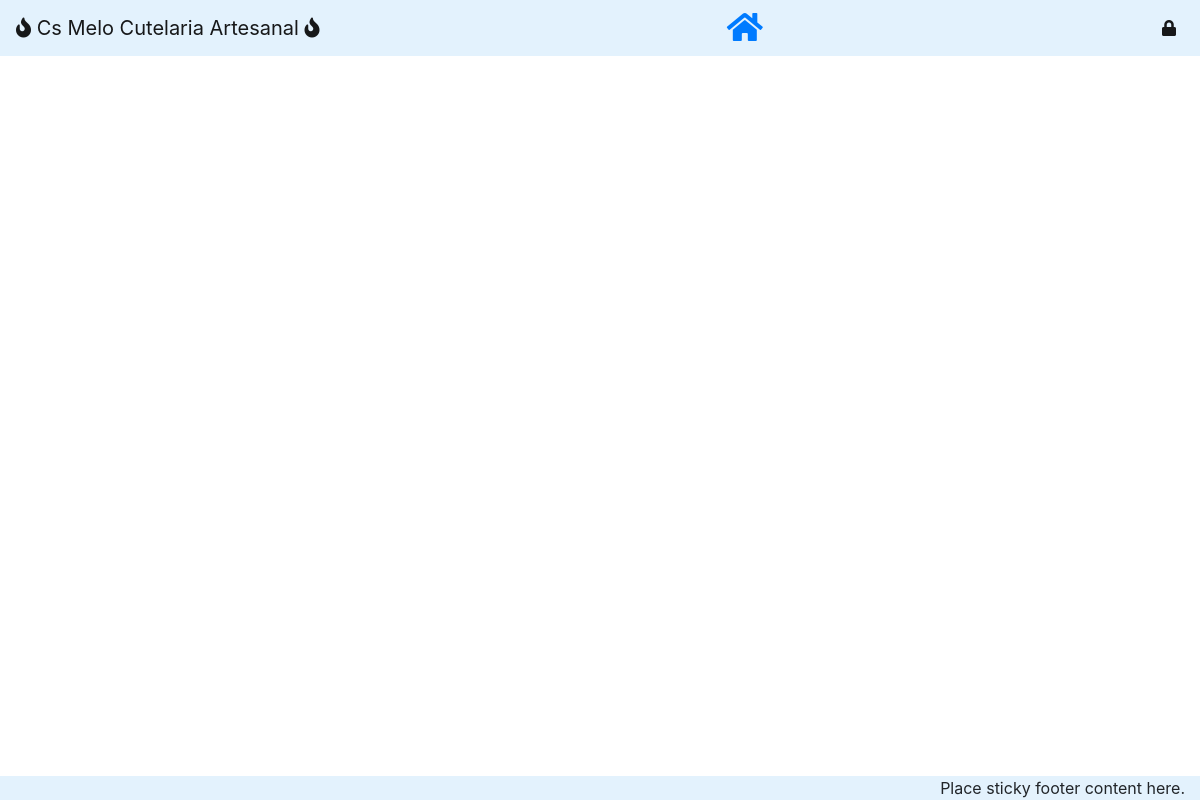
Before: / with the older database file.
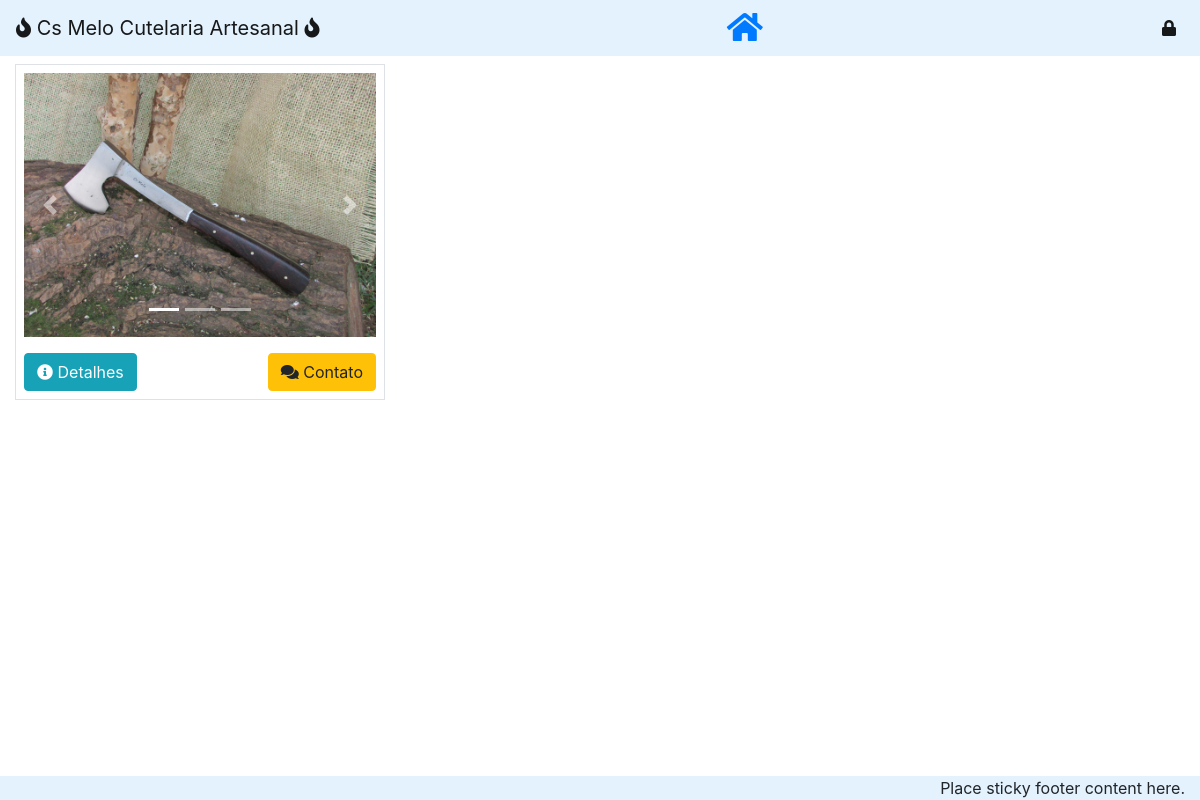
After: the same page with the newer database file.
### tables this page shows
CREATE TABLE `produto` (
  `id` int(11) NOT NULL,
  `nome` varchar(100) NOT NULL,
  `tamanho_total` varchar(100) NOT NULL,
  `material_lamina` varchar(100) DEFAULT NULL,
  `comprimento_lamina` varchar(100) DEFAULT NULL,
  `largura_lamina` varchar(100) DEFAULT NULL,
  `material_cabo` varchar(100) DEFAULT NULL,
  `comprimento_cabo` varchar(100) DEFAULT NULL,
  `dorso` varchar(100) DEFAULT NULL,
  `cor` varchar(50) DEFAULT NULL,
  `inserido_por` varchar(200) NOT NULL,
  `galeria1` varchar(300) DEFAULT NULL,
  `galeria2` varchar(300) DEFAULT NULL,
  `galeria3` varchar(300) DEFAULT NULL
);

### index.php (the view, shortened to what this page needs)
<?php
    include "conexao.php";
    include "funcoes.php";
?>
<!doctype html>
<html lang="pt-br">
<head>
    <link rel="stylesheet" href="plugins/bootstrap.css" >
    <link rel="stylesheet" href="https://use.fontawesome.com/releases/v5.5.0/css/all.css">
</head>
<body>
<?php menu(); ?>
<div class="container-fluid">
    <div class="row mb-3">
        <?php
        $sql = "SELECT * FROM produto";
        $res = $conexao -> query($sql);
        while($row = $res->fetch_assoc()) {
            echo '<div class="col-md-4 mt-2" >
                     <div class="border px-2 py-2">
                        <div id="produto'.$row['id'].'" class="carousel slide" data-ride="carousel" data-interval="false">
                          <ol class="carousel-indicators">
                            <li data-target="#produto'.$row['id'].'" data-slide-to="0" class="active"></li>
                            <li data-target="#produto'.$row['id'].'" data-slide-to="1"></li>
                            <li data-target="#produto'.$row['id'].'" data-slide-to="2"></li>
                          </ol>
                          <div class="carousel-inner">
                            <div class="carousel-item active">
                              <img class="d-block w-100" src="imagens/'.$row['galeria1'].'" alt="First slide">
                            </div>
                            <div class="carousel-item">
                              <img class="d-block w-100" src="imagens/'.$row['galeria2'].'" alt="Second slide">
                            </div>
                            <div class="carousel-item">
                              <img class="d-block w-100" src="imagens/'.$row['galeria3'].'" alt="Third slide">
                            </div>
                          </div>
                          <a class="carousel-control-prev" href="#produto'.$row['id'].'" role="button" data-slide="prev">
                            <span class="carousel-control-prev-icon" aria-hidden="true"></span>
                            <span class="sr-only">Previous</span>
                          </a>
                          <a class="carousel-control-next" href="#produto'.$row['id'].'" role="button" data-slide="next">
                            <span class="carousel-control-next-icon" aria-hidden="true"></span>
                            <span class="sr-only">Next</span>
                          </a>
                      </div>
                        <div class="mt-2 pt-2">
                            <a href="#" class="btn btn-info toggle-btn"><i class="fas fa-info-circle fa-md"></i> Detalhes</a>
                            <a href="#" class="float-right btn btn-warning"><i class="fas fa-comments fa-md"></i> Contato</a>';
                       echo '</div>
                    </div>
                </div>';
        }
         ?>
    </div>
</div>
<footer class=" container-fluid footer fixed-bottom text-right" style="background-color: #e3f2fd;">
        <span>Place sticky footer content here.</span>
    </footer>
</body>
</html>

### funcoes.php (shortened to what this page needs)
<?php
function menu(){
    $menu = '<nav class="navbar navbar-expand-lg navbar-light sticky-top" style="background-color: #e3f2fd;">
    <a class="navbar-brand" href="index.php"><i class="fas fa-fire"></i> Cs Melo Cutelaria Artesanal <i class="fas fa-fire"></i></a>
    <button class="navbar-toggler" type="button" data-toggle="collapse" data-target="#navbarSupportedContent" aria-controls="navbarSupportedContent" aria-expanded="false" aria-label="Toggle navigation">
        <span class="navbar-toggler-icon"></span>
    </button>
    <div class="collapse navbar-collapse dropdown" id="navbarSupportedContent">
        <ul class="navbar-nav ml-auto">
            <li class="nav-item active">
                <a href="index.php"><i class="fas fa-home fa-2x allign-middle mx-1"></i></span></a>
            </li>';
        $menu .= '</ul>
        <ul class="navbar-nav ml-auto">';
            if (!isset($_SESSION['usuario'])){
               $menu .= '<li class="nav-item active">
                    <a class="nav-link" data-toggle="modal" data-target="#login_modal" style="cursor:pointer;"><i class="fas fa-lock"></i></a>
                </li>';
            }else{
                $menu .= '<a class="btn btn-success" href="novoPost.php">Inserir Novo</a>
                <a class="nav-link" href="logout.php" style="cursor:pointer;"><i class="fas fa-sign-out-alt"></i></a>';
            }
        $menu .= '</ul>
            </div>
        </nav>';
        echo $menu;
}

Changed rows visible on the page:
added produto: galeria1 (picture)
